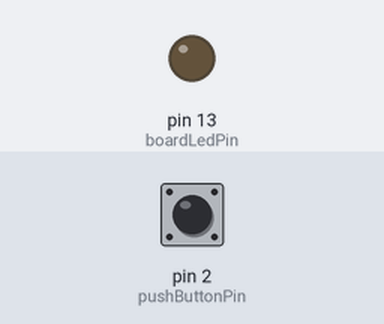
The sketch below on a simulated Arduino Uno, built with avr-gcc and run on an emulated ATmega328P. Parts: output pins drawn as LEDs (lit = HIGH). The inputs (shaded band) are chosen by the test bench; at power-on: pin 2 (pushButtonPin) LOW. What the sketch prints to the serial monitor is not drawn.

Above: at 1.2 s.
1.3 s: pin 2 (pushButtonPin) pulled HIGH for 0.15 s
At 1.37 s:
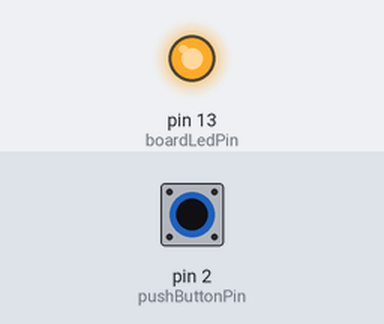
2.9 s: pin 2 (pushButtonPin) pulled HIGH for 3.2 s
At 6.6 s:
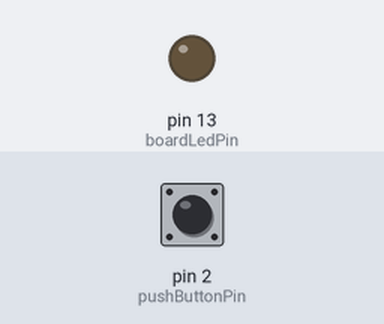
Timing chart, 0 to 8.1 s (numbered marks = the images above; inputs shaded):
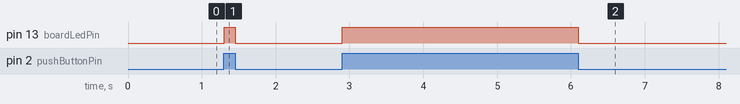

Measured:
- after the input at 1.3 s, pin 13 (boardLedPin): LOW → HIGH at once, → LOW 0.15 s later
- after the input at 2.9 s, pin 13 (boardLedPin): LOW → HIGH at once, → LOW 3.2 s later

The sketch:

sketch_dec24a.ino
```cpp
/*
 * Morse code translator
 *
 * Gets morse code input from button and translates to ASCII.
 *
 *
 * This implementation uses Trie structure to achieve this.
 * It works but the timings aren't ideal.
 * It should be reimplemented in different way
 * because this is way too hard to understand and implement.
 *
 * Trie object is rewrite of:
 * https://upload.wikimedia.org/wikipedia/commons/thumb/6/62/Morse_code_tree3.svg/770px-Morse_code_tree3.svg.png
 * where dot = 0 and dash = 1
 */

struct Trie
{
  char val;
  Trie *t[2];
};

Trie * words = new Trie{
  '\0',
  {
  new Trie{
    'E',
    {
      new Trie{
        'I',
        {
          new Trie{
            'S',
            {
              new Trie{
                'H',
                nullptr
              },
              new Trie{
                'V',
                nullptr
              }
            }
          },
          new Trie{
            'U',
            {
              new Trie{
                'F',
                nullptr
              },
              nullptr
            }
          }
        }
      },
      new Trie{
        'A',
        {
          new Trie{
            'R',
            {
              new Trie{
                'L',
                nullptr
              },
              nullptr
            }
          },
          new Trie{
            'W',
            {
              new Trie{
                'P',
                nullptr
              },
              new Trie{
                'J',
                nullptr
              }
            }
          }
        }
      }
    }
  },
new Trie{
    'T',
    {
      new Trie{
        'N',
        {
          new Trie{
            'D',
            {
              new Trie{
                'B',
                nullptr
              },
              new Trie{
                'X',
                nullptr
              }
            }
          },
          new Trie{
            'K',
            {
              new Trie{
                'C',
                nullptr
              },
              new Trie{
                'Y',
                nullptr
              }
            }
          }
        }
      },
      new Trie{
        'M',
        {
          new Trie{
            'G',
            {
              new Trie{
                'Z',
                nullptr
              },
              new Trie{
                'Q',
                nullptr
              }
            }
          },
          new Trie{
            'O',
            nullptr
          }
        }
      }
    }
  }
  }
};

// constants
const int pushButtonPin = 2;
const int boardLedPin = 13;
const int timeCheck = 10;

const int unitTime = 100;
const int dotTime = unitTime;
const int dashTime = 3*unitTime;
const int spaceInPartsInLetter = unitTime;
const int spaceInLetters = 3*unitTime;
const int spaceInWords = 7*unitTime;

// variables
int buttonState = 0;
int lastButtonState = 0;
int timeInSameState = 0;
int letters = 0;
int morseCount = 0;
bool morseWord[4];
char sentence[20];
bool sentencePrinted = false;

// functions
void printSentence(const char * sentence, const int letters);
char parseWord(const bool word[], const int size);

// the setup routine runs once when you press reset:
void setup() {
  // makes pushButton INPUT
  pinMode(pushButtonPin, INPUT);
  // makes boardLedPin OUTPUT
  pinMode(boardLedPin, OUTPUT);
  // initialize serial communication at 9600 bits per second:
  Serial.begin(9600);
}

// the loop routine runs over and over again forever:
void loop() {
  // read the input pin:
  buttonState = digitalRead(pushButtonPin);
  // Serial.print("Last: ");
  // Serial.println(lastButtonState);
  // Serial.print(" Current: ");
  // Serial.println(buttonState);

  if (buttonState != lastButtonState) {
    sentencePrinted = false;

    if (lastButtonState == HIGH) {
      // button is on
      if (dashTime + unitTime <= timeInSameState) {
	// Not sure what to do here
      } else if ( (dotTime + unitTime <= timeInSameState) && (timeInSameState < dashTime + unitTime) ) {
        // this is *dash* (1)
        morseWord[morseCount++] = 1;
      } else if ( (0 <= timeInSameState) && (timeInSameState < dotTime + unitTime) ) {
        // this is *dot* (0)
        morseWord[morseCount++] = 0;
      }

    } else {
      // button is off
      if (spaceInLetters + unitTime < timeInSameState && timeInSameState <= spaceInWords + unitTime) {
        // space between words
        Serial.print(letters);
        sentence[++letters] = ' ';
        Serial.println(letters);
        printSentence(sentence, letters);

      } else if (spaceInPartsInLetter + unitTime < timeInSameState && timeInSameState <= spaceInLetters + unitTime) {
        // space between letters
        Serial.print(letters);
        sentence[++letters] = parseWord(morseWord, morseCount);
        Serial.println(letters);
        morseCount = 0;
        printSentence(sentence, letters);
      }
    }
    // reset time count
    timeInSameState = 0;
  }

  timeInSameState += timeCheck;

  if ( (timeInSameState >= spaceInLetters + unitTime) && !sentencePrinted) {
    sentencePrinted = true;
    printSentence(sentence, letters);
  }

  // change lastButtonState
  lastButtonState = buttonState;

  // print out the state of the button:
  digitalWrite(boardLedPin, buttonState);
  delay(timeCheck);        // delay in between reads for stability
}

// This is not worry good choice for this name
// can't think of better rn though
char parseWord(const bool word[], const int size) {
  Trie *crawl = words;
  for(int i = 0; i < size; i++) {
    if (crawl->t[word[i]] == nullptr)
      return ' ';
    crawl = crawl->t[word[i]];
  }

  Serial.println(crawl->val);
  return crawl->val;
}

void printSentence(const char * sentence, const int letters) {
  Serial.println(letters);
  for (int i = 0; i < letters+1; i++)
  {
    Serial.print(sentence[i]);
  }
  Serial.println();
}
```
